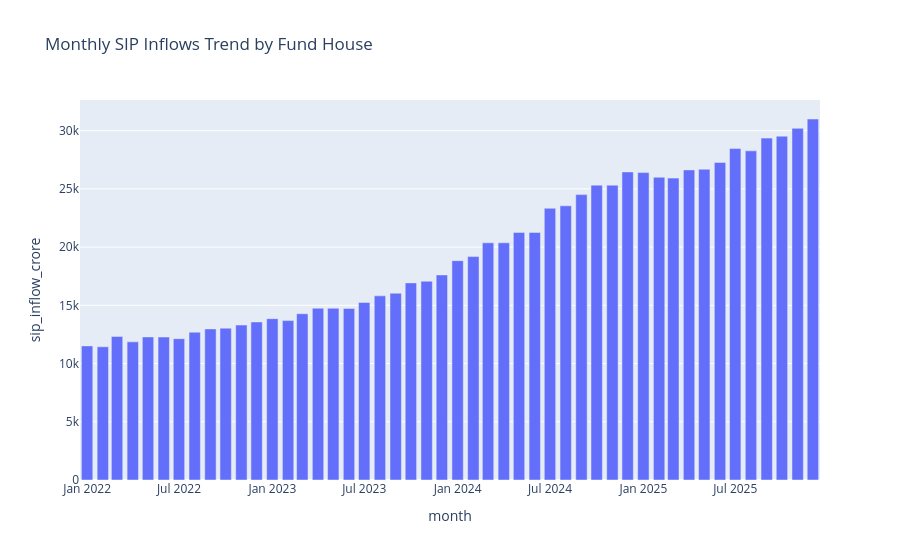

Here is the notebook cell this chart was saved with:
### Code cell
px.bar(data_sip_trend, x='month', y='sip_inflow_crore', title='Monthly SIP Inflows Trend by Fund House')

### Figure 1 — Plotly figure (JSON) as saved in the notebook; plotly's stock layout.template omitted (floating-point values rounded to 4 significant figures)
{"data": [{"hovertemplate": "month=%{x}<br>sip_inflow_crore=%{y}<extra></extra>", "legendgroup": "", "marker": {"color": "#636efa", "pattern": {"shape": ""}}, "name": "", "orientation": "v", "showlegend": false, "textposition": "auto", "type": "bar", "x": ["2022-01", "2022-02", "2022-03", "2022-04", "2022-05", "2022-06", "2022-07", "2022-08", "2022-09", "2022-10", "2022-11", "2022-12", "2023-01", "2023-02", "2023-03", "2023-04", "2023-05", "2023-06", "2023-07", "2023-08", "2023-09", "2023-10", "2023-11", "2023-12", "2024-01", "2024-02", "2024-03", "2024-04", "2024-05", "2024-06", "2024-07", "2024-08", "2024-09", "2024-10", "2024-11", "2024-12", "2025-01", "2025-02", "2025-03", "2025-04", "2025-05", "2025-06", "2025-07", "2025-08", "2025-09", "2025-10", "2025-11", "2025-12"], "xaxis": "x", "y": [11517, 11438, 12328, 11863, 12286, 12276, 12140, 12694, 12976, 13040, 13306, 13573, 13856, 13687, 14276, 14749, 14749, 14734, 15245, 15814, 16042, 16928, 17073, 17610, 18838, 19187, 20371, 20371, 21262, 21262, 23332, 23547, 24509, 25323, 25320, 26459, 26400, 25999, 25926, 26632, 26688, 27274, 28464, 28265, 29361, 29529, 30200, 31002], "yaxis": "y"}], "layout": {"barmode": "relative", "legend": {"tracegroupgap": 0}, "title": {"text": "Monthly SIP Inflows Trend by Fund House"}, "xaxis": {"anchor": "y", "domain": [0, 1], "title": {"text": "month"}}, "yaxis": {"anchor": "x", "domain": [0, 1], "title": {"text": "sip_inflow_crore"}}}}
